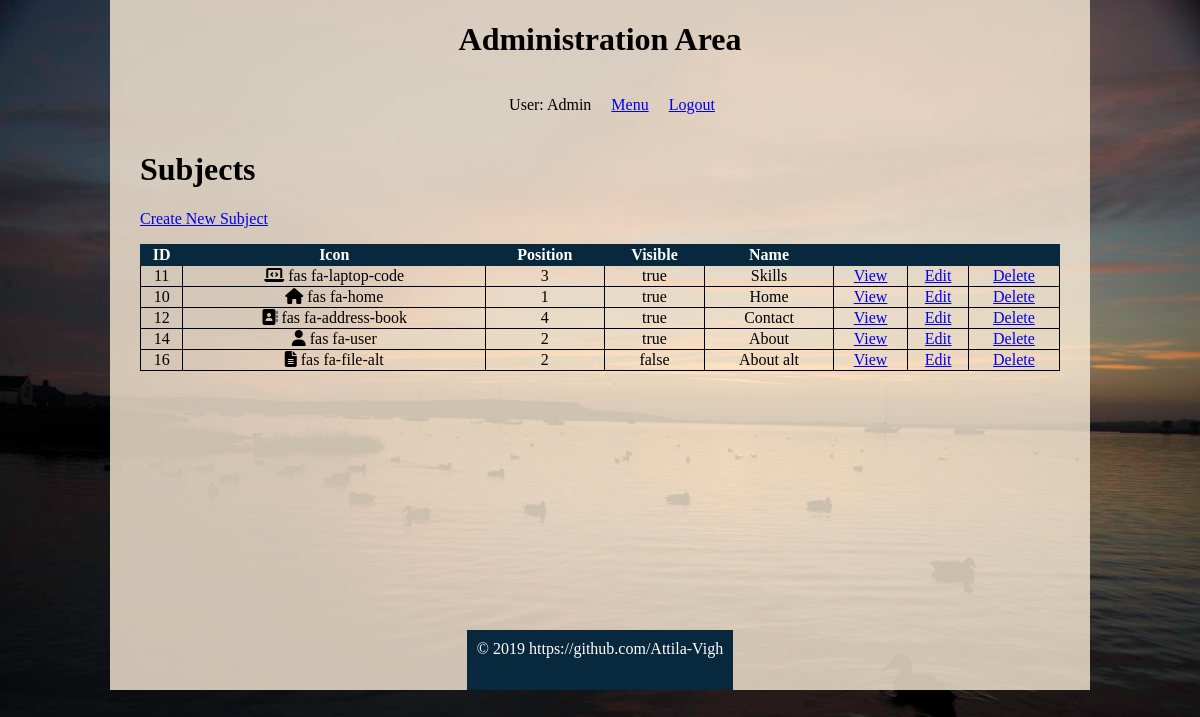
The page /administration/subjects/index.php (signed in) on the database its author committed.
### tables this page shows
CREATE TABLE IF NOT EXISTS `subjects` (
  `id` int(11) NOT NULL AUTO_INCREMENT,
  `icon` varchar(20) DEFAULT NULL,
  `menu_name` varchar(255) DEFAULT NULL,
  `position` int(3) DEFAULT NULL,
  `visible` tinyint(1) DEFAULT NULL,
  PRIMARY KEY (`id`)
);

### private/functions.php (called while the page is built, shortened)
<?php
    function link_to($script_path) {
        return WWW_ROOT . $script_path;
    }
    function h_u($string="") {
        return htmlspecialchars(urlencode($string));
    }
    function h($string="") {
        return htmlspecialchars($string);
    }
?>

### private/classes/databaseobject.class.php (called while the page is built, shortened)
<?php
class DatabaseObject {
    static protected $database;
    static protected $table_name = "";
    static public function set_database($database) {
        self::$database = $database;
    }
    static public function find_by_sql($sql) {
        $result = self::$database->query($sql);
        $object_array = [];
        while($record = $result->fetch_assoc()) {
            $object = new static;
            foreach($record as $property => $value) {
                if(property_exists($object, $property)) {
                    $object->$property = $value;
                }
            }
            $object_array[] = $object;
        }
        return $object_array;
    }
    static public function count_all() {
        $sql = "SELECT COUNT(*) FROM " . static::$table_name;
        $result_set = self::$database->query($sql);
        $row = $result_set->fetch_array();
        return array_shift($row);
    }
}
?>

### private/classes/pagination.class.php (called while the page is built, shortened)
<?php
class Pagination {
    public $current_page;
    public $per_page;
    public function __construct($page=1, $per_page=20, $total_count=0) {
        $this->current_page = (int) $page;
        $this->per_page = (int) $per_page;
    }
    public function offset() {
        return   $this->per_page * ($this->current_page - 1);
    }
}
?>

### public/administration/subjects/index.php (the view, shortened to what this page needs)
<?php require_once('../../../private/initialize.php');
$current_page = $_GET['page'] ?? 1;
$per_page = 20;
$total_count = subject::count_all();
$pagination = new Pagination($current_page, $per_page, $total_count);
$sql = "SELECT * FROM subjects ";
$sql .= "LIMIT {$per_page} ";
$sql .= "OFFSET {$pagination->offset()}";
$subjects = Subject::find_by_sql($sql);
?>
<?php include(SHARED_PATH . '/administration_header.php'); ?>
<div id="content">
    <div class="subjects listing">
        <h1>Subjects</h1>
    <div class="actions">
          <a class="action" href="<?php echo link_to('/administration/subjects/new.php'); ?>">Create New Subject</a>
    </div>
  	<table class="list">
  	    <tr>
            <th>ID</th>
            <th>Icon</th>
            <th>Position</th>
            <th>Visible</th>
  	        <th>Name</th>
  	        <th>&nbsp;</th>
  	        <th>&nbsp;</th>
            <th>&nbsp;</th>
        </tr>
        <?php foreach($subjects as $subject) { ?>
            <tr>
                <td><?php echo h($subject->id); ?></td>
                <td>
                    <i class="<?php echo h($subject->icon); ?>"></i>
                    <?php echo h($subject->icon); ?>
                </td>
                <td><?php echo h($subject->position); ?></td>
                <td><?php echo $subject->visible == 1 ? 'true' : 'false'; ?></td>
                <td><?php echo h($subject->menu_name); ?></td>
                <td><a class="action" href="<?php echo link_to('/administration/subjects/show.php?id=' . h_u($subject->id)); ?>">View</a></td>
                <td><a class="action" href="<?php echo link_to('/administration/subjects/edit.php?id=' . h_u($subject->id)); ?>">Edit</a></td>
                <td><a class="action" href="<?php echo link_to('/administration/subjects/delete.php?id=' . h_u($subject->id)); ?>">Delete</a></td>
            </tr>
        <?php } ?>
  	</table>
  </div>
</div>
<?php include(SHARED_PATH . '/administration_footer.php'); ?>

### public/css/login.css (style rules this page uses)
html { height: 100%; }
html body { height: 100%; background-color: #684730c4; background-image: url("/public/images/homepage_assets/05.jpg"); background-color: #cccccc; background-position: center; background-repeat: no-repeat; background-size: 100% 100%; display: -webkit-box; display: -ms-flexbox; display: flex; -webkit-box-align: center; -ms-flex-align: center; align-items: center; -webkit-box-orient: vertical; -webkit-box-direction: normal; -ms-flex-direction: column; flex-direction: column; }

### public/css/administration.css (style rules this page uses)
html { height: 100%; width: 100%; }
html body { width: 100%; margin: 0; padding: 0; }
html body .wrapper #content { width: 920px; min-height: 500px; padding: 0 30px; }
html body .wrapper #content .actions { margin-bottom: 1em; }
html body .wrapper #content table { border-collapse: collapse; vertical-align: top; width: 100%; text-align: center; }
html body .wrapper #content table tr td { border: 1px solid; text-align: center; }
html body .wrapper #content table tr th { border: 1px solid #08283d; background: #08283d; color: #ffffff; text-align: center; }

### rows shown on the page
subjects: id "11", icon "fas fa-laptop-code", position "3", visible "true", menu_name "Skills"
subjects: id "10", icon "fas fa-home", position "1", visible "true", menu_name "Home"
subjects: id "12", icon "fas fa-address-book", position "4", visible "true", menu_name "Contact"
subjects: id "14", icon "fas fa-user", position "2", visible "true", menu_name "About"
subjects: id "16", icon "fas fa-file-alt", position "2", visible "false", menu_name "About alt"

### other values the page prints
$_SESSION['username'] "Admin"
